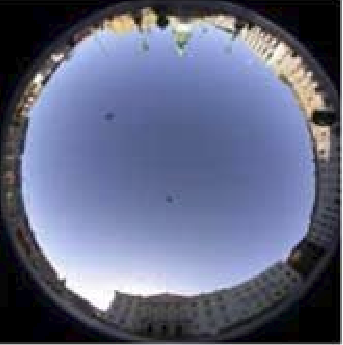
#> input picture pictures/svf_1.png, 343 x 345 px
$ jupyter execute svf.ipynb
#> lines starting #> are read from the running program, lines starting #| are printed output that depends on the picture; after the words box and inside, x2 and y2 are one past the last pixel; in counts of white or black regions, pixels touching at a corner belong together; long printed decimals are rounded
# Sky View Factor Processing with Python

This notebook processes the fisheye photographs to create sky view factor values for each station. It uses the the cv2 image library to convert the image to binary values of black (building/tree/other obstruction) and white (sky). The Sky View Factor is defined as the proportion of sky in the image obtained by counting all of the 'sky' pixels and dividing by the total 'sky' and 'building' pixels. For more on the geometry behind this, see , thus ranging from 0 - 1,

[cell 1]
## Start by importing our data and the necessary libraries

import cv2
import numpy as np
import matplotlib.pyplot as plt
import csv

imgs = ['pictures/svf_1.png','pictures/svf_2.png','pictures/svf_3.png']

## What is a fisheye photograph?

A fisheye lens maps a 3D object (a sphere) onto a 2D object (a circle) by mapping each point in the scene to a corresponding angle from the center of the lens. By graphing polar coordinates like below we can see the concentric circles that represent the lines of constant zenith angle in the field of view of the lens, between 0 and 90 degrees. By plotting coordinates on top of the image we can have an idea of how this works

[cell 2]
# load the image
img = cv2.imread(imgs[0])
#> img is the input picture: shape (345, 343, 3); mean B, G, R 129.6, 103.6, 97.9

# define the center and the radius of the image (i just assume half and half)
h, w = img.shape[:2]
#> h = 345; w = 343
center = (w//2, h//2)
#> center = (171, 172)
radius = min(center)
#> radius = 171

# create a blank image to draw the grid
grid = np.zeros_like(img)

# draw concentric circles
for r in range(0, radius, radius//10):  # adjust the step to change the density of the grid
    cv2.circle(grid, center, r, (255, 255, 255), 1)
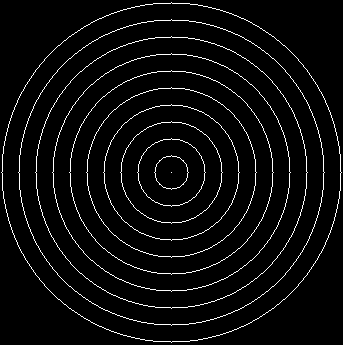
#> grid: shape (345, 343, 3); 4.5% white in thin lines or dots

# draw radial lines
for theta in np.linspace(0, 2*np.pi, 12):  # adjust the number of lines as needed
    x = int(center[0] + radius * np.cos(theta))
    y = int(center[1] + radius * np.sin(theta))
    cv2.line(grid, center, (x, y), (255, 255, 255), 1)
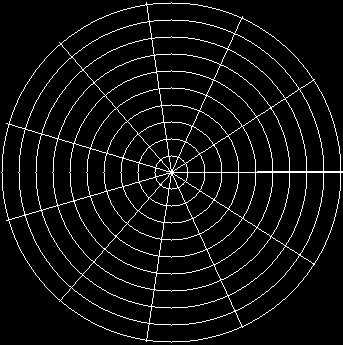
#> grid: shape (345, 343, 3); 5.9% white in thin lines or dots

# add the grid to the image
overlay = cv2.addWeighted(img, 0.8, grid, 0.2, 0)
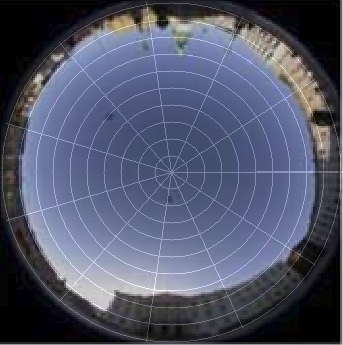
#> overlay: shape (345, 343, 3); mean B, G, R 106.7, 85.9, 81.4

plt.imshow(cv2.cvtColor(overlay, cv2.COLOR_BGR2RGB))
plt.axis('off')
plt.show()

## Simple Threshold Values

To start, we can convert to grayscale and manually set a threshold value for the whole image. This simple method can work for many situations, especially in a mainly open-sky situation. Since the pixel values go from 0-255 run the block to start with a cutoff right in the middle and set ```thresh = 127```.

Then, try moving the threshold using the  ```thresh``` variable in the below code to try to correct for some of the miscoded values.

[cell 3]
# define threshold variable
thresh = 127

# loop through list of images and store ina  dictionary
mydict = {}

for img in imgs:
    # convert to a numeric representation of the grayscale image
    img_numeric  = cv2.imread(img, cv2.IMREAD_GRAYSCALE)
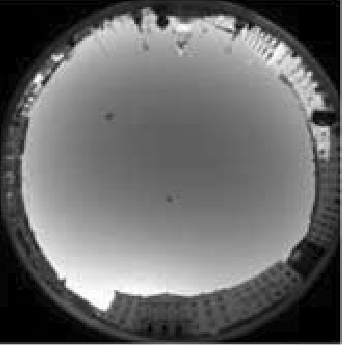
#> img_numeric: shape (345, 343); min 0, max 255, mean 104.4

    # plot grayscale image for reference
    plt.figure(figsize=(5, 5))
    plt.imshow(img_numeric, cmap='gray')
    plt.title(f'Grayscale Image: {img}')
    plt.xticks([])
    plt.yticks([])
    plt.show()

    # Threshold image to segment sky
    _, thresholded_img = cv2.threshold(img_numeric, thresh, 255, cv2.THRESH_BINARY)
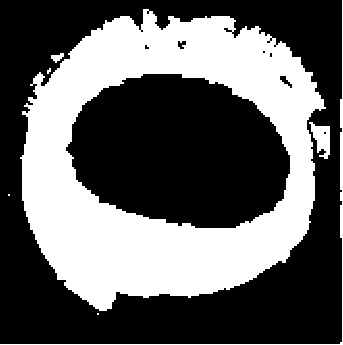
#> thresholded_img: shape (345, 343); 38.5% white; 7 white regions (3 under 20 px), largest, box (x1, y1, x2, y2) and area: (20, 9, 326, 311) 44095, (0, 0, 343, 345) 949, (309, 122, 330, 159) 445, (51, 53, 64, 63) 74

    # plot thresholded image
    plt.figure(figsize=(5, 5))
    plt.imshow(thresholded_img, cmap='gray')
    plt.title(f'Thresholded Image: {img}')
    plt.xticks([])
    plt.yticks([])
    plt.show()

    # Calculate SVF
    svf = np.count_nonzero(thresholded_img) / (thresholded_img.shape[0] * thresholded_img.shape[1])
#> svf = 0.385
    mydict[img[:-3]] = svf

    print(f'Sky View Factor {img}:', svf)
#| Sky View Factor pictures/svf_1.png: 0.3852
#> pass 2 of the loop `for img in imgs:`:
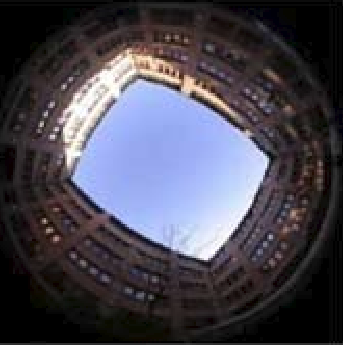
#> input picture pictures/svf_2.png, 343 x 345 px
#> `_, thresholded_img = cv2.threshold(img_numeric, thresh, 255, cv2.THRES..`:
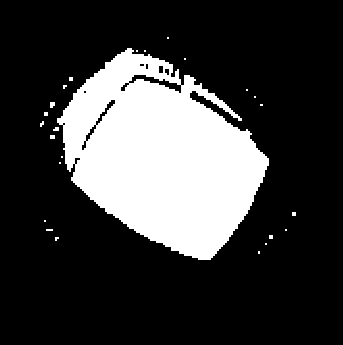
#> thresholded_img: shape (345, 343); 23.5% white; 25 white regions (21 under 20 px), largest, box (x1, y1, x2, y2) and area: (57, 48, 269, 260) 27542, (50, 102, 55, 108) 26, (53, 127, 59, 131) 20, (50, 135, 55, 139) 20
#> `svf = np.count_nonzero(thresholded_img) / (thresholded_img.shape[0] * ..`: svf = 0.235
#| Sky View Factor pictures/svf_2.png: 0.2348
#> pass 3 of the loop `for img in imgs:`:
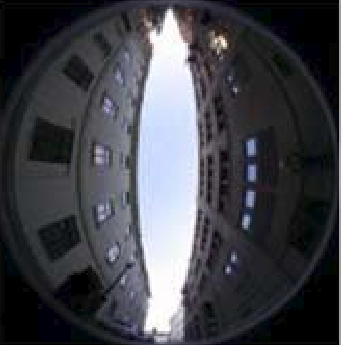
#> input picture pictures/svf_3.png, 343 x 345 px
#> `svf = np.count_nonzero(thresholded_img) / (thresholded_img.shape[0] * ..`: svf = 0.16
#| Sky View Factor pictures/svf_3.png: 0.1603
{k: np.round(v,2) for k,v in mydict.items()}
#> Out = {'pictures/svf_1.': 0.39, 'pictures/svf_2.': 0.23, 'pictures/svf_3.': 0.16}

## Otsu's Thresholding
Since the straightforward method does not work effectively for these photos, we can use a more complex filtering method. These photos of street canyons are strongly bimodal, that is they have 'building' and 'sky'. Given this fact, we can use [Otsu's threshold](https://learnopencv.com/otsu-thresholding-with-opencv/) method which assumes a bimodal image distribution to better identify the foreground (buildings) and background (sky). This method returns the optimal threshold value to minimize the variance between the two groups in the distribution. This threshold value is then passed to the same ```cv2.THRESH_BINARY``` function that we used before when we manually set the threshold value. Another benefit of this implementatio is that it optimizes the threshold per picture.

[cell 4]
# loop through the desired images and store in a dictionary
mydict = {}
for img in imgs:
    img_numeric  = cv2.imread(img, cv2.IMREAD_GRAYSCALE)

    # Apply Otsu's thresholding
    thresh, thresholded_img = cv2.threshold(img_numeric, 0, 255, cv2.THRESH_BINARY+cv2.THRESH_OTSU)
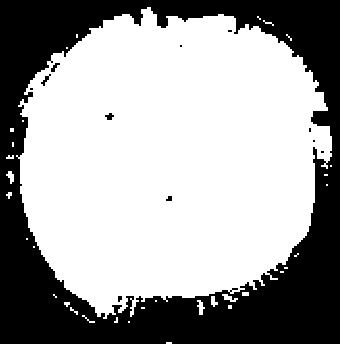
#> thresholded_img: shape (345, 343); 63.6% white; 12 black regions (6 under 20 px), largest, box (x1, y1, x2, y2) and area: (0, 0, 340, 344) 42906, (41, 74, 51, 86) 40, (105, 113, 114, 120) 39, (51, 63, 60, 72) 38, (166, 196, 172, 201) 24, (118, 296, 122, 302) 20
#> thresh = 89

    # plot grayscale image for reference
    plt.figure(figsize=(5, 5))
    plt.imshow(img_numeric, cmap='gray')
    plt.title(f'Grayscale Image: {img}')
    plt.xticks([])
    plt.yticks([])
    plt.show()

    # Display thresholded image
    plt.imshow(thresholded_img, cmap='gray')
    plt.title(f'Thresholded Image'), plt.xticks([]), plt.yticks([])
    plt.xticks([])
    plt.yticks([])
    plt.show()

    # Calculate SVF
    svf = np.count_nonzero(thresholded_img) / (thresholded_img.shape[0] * thresholded_img.shape[1])
#> svf = 0.636
    mydict[img[:-4]]=svf
    print(f'Sky View Factor for {img} with threshold {thresh}, :', np.round(svf,2))
#| Sky View Factor for pictures/svf_1.png with threshold 89.0, : 0.64
#> pass 2 of the loop `for img in imgs:`:
#> thresh = 111
#> `svf = np.count_nonzero(thresholded_img) / (thresholded_img.shape[0] * ..`: svf = 0.242
#| Sky View Factor for pictures/svf_2.png with threshold 111.0, : 0.24
#> pass 3 of the loop `for img in imgs:`:
#> thresh = 128
#> `svf = np.count_nonzero(thresholded_img) / (thresholded_img.shape[0] * ..`: svf = 0.159
#| Sky View Factor for pictures/svf_3.png with threshold 128.0, : 0.16
{k: np.round(v,2) for k,v in mydict.items()}
#> Out = {'pictures/svf_1': 0.64, 'pictures/svf_2': 0.24, 'pictures/svf_3': 0.16}

This method works much better, but is also not perfect. We can see the big circle in the middle of photo 1 is gone, but the illuminated building in photo 2 is still passing as sky. Further there are many bright spots that are misclassified as sky on the buildings. This last issue can be solved using denoising.

## Denoising

The isolated bright and dark spots can be removed through a process called denoising. There are number of methods more or less agresive for getting rid of different types of noise in the data. The two demonstrated here in combination with Otsu's thresholding are the ```GassianBlur()``` and ```MedianBlur()``` methods.

The blur intensity can be determined by the parameters ```blur_values```and ```median_control``` at the top of each of the next code blocks. Higher values will blur more.

[cell 5]
## Gaussian blur
blur_values = (11,11)

# loop through the desired images and store in a dictionary of file name
mydict = {}
for img in imgs:
    # convert to numeric grayscale
    img_numeric  = cv2.imread(img, cv2.IMREAD_GRAYSCALE)

    # denoise the image with a Gaussian blur
    denoised_img = cv2.GaussianBlur(img_numeric, blur_values, 0)
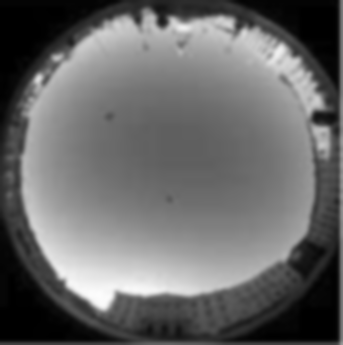
#> denoised_img: shape (345, 343); min 0, max 252, mean 104

    # Apply Otsu's thresholding
    _, thresholded_img = cv2.threshold(denoised_img, 0, 255, cv2.THRESH_BINARY+cv2.THRESH_OTSU)
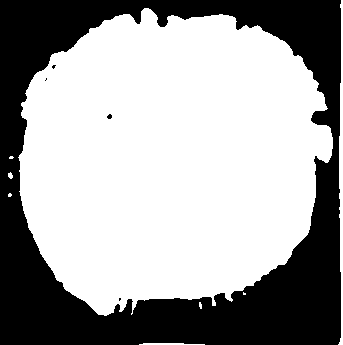
#> thresholded_img: shape (345, 343); 63.7% white; 5 black regions (4 under 20 px), largest, box (x1, y1, x2, y2) and area: (0, 0, 341, 345) 42929
        # plot grayscale image for reference
    plt.imshow(img_numeric, cmap='gray')
    plt.title(f'Grayscale Image: {img}')
    plt.xticks([])
    plt.yticks([])
    plt.show()

    # Display thresholded image
    plt.imshow(thresholded_img, cmap='gray')
    plt.title(f'Thresholded Image: {img}'), plt.xticks([]), plt.yticks([])
    plt.show()

    # Calculate SVF
    svf = np.count_nonzero(thresholded_img) / (thresholded_img.shape[0] * thresholded_img.shape[1])
#> svf = 0.637
    mydict[img[:-4]]=svf
    print(f'Sky View Factor: {img}', np.round(svf,2))
#| Sky View Factor: pictures/svf_1.png 0.64
#> pass 2 of the loop `for img in imgs:`:
#> `svf = np.count_nonzero(thresholded_img) / (thresholded_img.shape[0] * ..`: svf = 0.244
#| Sky View Factor: pictures/svf_2.png 0.24
#> pass 3 of the loop `for img in imgs:`:
#> `svf = np.count_nonzero(thresholded_img) / (thresholded_img.shape[0] * ..`: svf = 0.151
#| Sky View Factor: pictures/svf_3.png 0.15
{k: np.round(v,2) for k,v in mydict.items()}
#> Out = {'pictures/svf_1': 0.64, 'pictures/svf_2': 0.24, 'pictures/svf_3': 0.15}

[cell 6]
## Median Blur
median_control = 11
mydict = {}
# loop through the desired images
for img in imgs:
    img_numeric  = cv2.imread(img, cv2.IMREAD_GRAYSCALE)

    # denoise the image
    denoised_img = cv2.medianBlur(img_numeric, median_control)
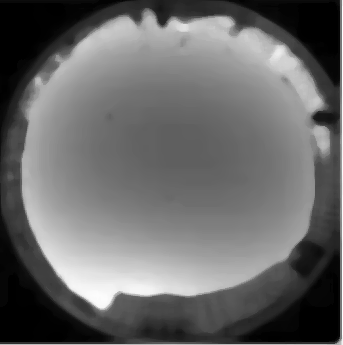
#> denoised_img: shape (345, 343); min 0, max 254, mean 104.4

    # Apply Otsu's thresholding
    _, thresholded_img = cv2.threshold(denoised_img, 0, 255, cv2.THRESH_BINARY+cv2.THRESH_OTSU)
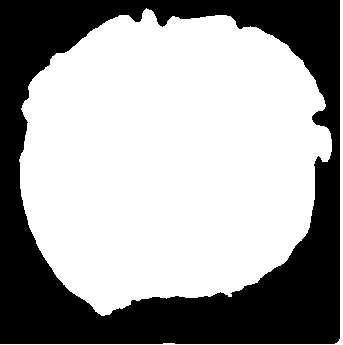
#> thresholded_img: shape (345, 343); 63.3% white; 1 black region, box (x1, y1, x2, y2) and area: (0, 0, 340, 344) 43445
        # plot grayscale image for reference
    plt.imshow(img_numeric, cmap='gray')
    plt.title(f'Grayscale Image: {img}')
    plt.xticks([])
    plt.yticks([])
    plt.show()

    # Display thresholded image
    plt.imshow(thresholded_img, cmap='gray')
    plt.title(f'Thresholded Image: {img}'), plt.xticks([]), plt.yticks([])
    plt.show()

    # Calculate SVF
    svf = np.count_nonzero(thresholded_img) / (thresholded_img.shape[0] * thresholded_img.shape[1])
#> svf = 0.633
    mydict[img[:-4]]=svf
    print(f'Sky View Factor: {img}', np.round(svf,2))
#| Sky View Factor: pictures/svf_1.png 0.63
#> pass 2 of the loop `for img in imgs:`:
#> `_, thresholded_img = cv2.threshold(denoised_img, 0, 255, cv2.THRESH_BI..`:
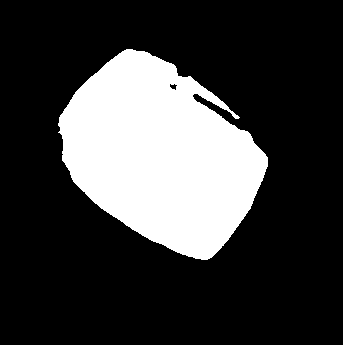
#> thresholded_img: shape (345, 343); 24.1% white; 1 white region, box (x1, y1, x2, y2) and area: (58, 49, 268, 260) 28477
#> `svf = np.count_nonzero(thresholded_img) / (thresholded_img.shape[0] * ..`: svf = 0.241
#| Sky View Factor: pictures/svf_2.png 0.24
#> pass 3 of the loop `for img in imgs:`:
#> `_, thresholded_img = cv2.threshold(denoised_img, 0, 255, cv2.THRESH_BI..`:
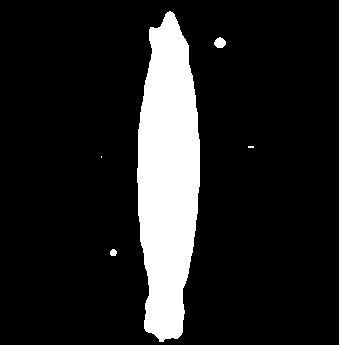
#> thresholded_img: shape (345, 343); 14.5% white; 6 white regions (2 under 20 px), largest, box (x1, y1, x2, y2) and area: (137, 11, 200, 342) 15595, (339, 0, 343, 345) 1380, (214, 37, 226, 48) 97, (110, 249, 117, 256) 40
#> `svf = np.count_nonzero(thresholded_img) / (thresholded_img.shape[0] * ..`: svf = 0.145
#| Sky View Factor: pictures/svf_3.png 0.14

    # print the dictionary
{k: np.round(v,2) for k,v in mydict.items()}
#> Out = {'pictures/svf_1': 0.63, 'pictures/svf_2': 0.24, 'pictures/svf_3': 0.14}

These final values are close, especially for image 1 and image 3, but image 2 might take manual processing to fill in the very illuminated part of the building that shows up sky.

[cell 7]
# now make dictionary of values (I invent some here for the pilot data) to add to the dataset

sensors = [f'20{str(x)}' for x in np.arange(1,8)]
intdict = {f'20{k[-1]}': v for k,v in mydict.items()}
#> intdict = {'201': 0.633, '202': 0.241, '203': 0.145}
svf_dict = {}
for sensor in sensors:
    if sensor in intdict.keys():
        svf_dict[sensor] = intdict[sensor]
    else:
        svf_dict[sensor] = np.random.uniform(0.5,1)
#> after the loop, svf_dict = {'201': 0.633, '202': 0.241, '203': 0.145, '204': 0.774, '205': 0.858, '206': 0.801, '207': 0.772}
{k:np.round(v,2) for k,v in svf_dict.items()}
#> Out = {'201': 0.63, '202': 0.24, '203': 0.14, '204': 0.77, '205': 0.86, '206': 0.8, '207': 0.77}

Finally, save the files.

[cell 8]
# now save the files

with open('output.csv', 'w') as f:
    writer = csv.writer(f)
    writer.writerow(['sensor', 'svf'])
    for key, value in svf_dict.items():
        writer.writerow([key, value])
#> this loop made 7 passes
#> (key, value) on passes 1 to 7: ('201', 0.633), ('202', 0.241), ('203', 0.145), ('204', 0.774), ('205', 0.858), ('206', 0.801), ('207', 0.772)
